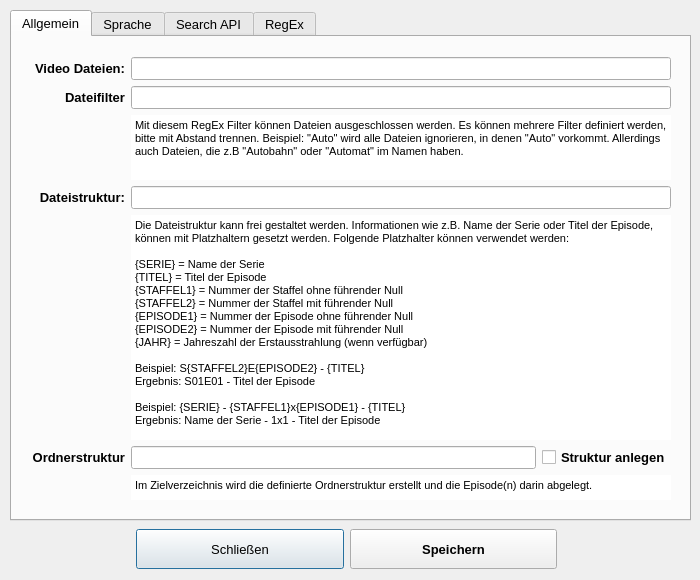
<?xml version="1.0" encoding="UTF-8"?>
<ui version="4.0">
 <class>Einstellungen</class>
 <widget class="QDialog" name="Einstellungen">
  <property name="geometry">
   <rect>
    <x>0</x>
    <y>0</y>
    <width>700</width>
    <height>580</height>
   </rect>
  </property>
  <property name="minimumSize">
   <size>
    <width>700</width>
    <height>580</height>
   </size>
  </property>
  <property name="maximumSize">
   <size>
    <width>700</width>
    <height>580</height>
   </size>
  </property>
  <property name="baseSize">
   <size>
    <width>700</width>
    <height>580</height>
   </size>
  </property>
  <property name="font">
   <font>
    <pointsize>10</pointsize>
   </font>
  </property>
  <property name="windowTitle">
   <string>Einstellungen</string>
  </property>
  <property name="modal">
   <bool>true</bool>
  </property>
  <widget class="QWidget" name="layoutWidget">
   <property name="geometry">
    <rect>
     <x>136</x>
     <y>528</y>
     <width>421</width>
     <height>42</height>
    </rect>
   </property>
   <layout class="QHBoxLayout" name="horizontalLayout">
    <item>
     <widget class="QPushButton" name="pushButton_2">
      <property name="minimumSize">
       <size>
        <width>0</width>
        <height>40</height>
       </size>
      </property>
      <property name="font">
       <font>
        <pointsize>10</pointsize>
       </font>
      </property>
      <property name="text">
       <string>Schließen</string>
      </property>
     </widget>
    </item>
    <item>
     <widget class="QPushButton" name="pushButton">
      <property name="minimumSize">
       <size>
        <width>0</width>
        <height>40</height>
       </size>
      </property>
      <property name="font">
       <font>
        <pointsize>10</pointsize>
        <weight>75</weight>
        <bold>true</bold>
       </font>
      </property>
      <property name="text">
       <string>Speichern</string>
      </property>
     </widget>
    </item>
   </layout>
  </widget>
  <widget class="QTabWidget" name="tabWidget">
   <property name="geometry">
    <rect>
     <x>10</x>
     <y>10</y>
     <width>681</width>
     <height>511</height>
    </rect>
   </property>
   <property name="font">
    <font>
     <pointsize>10</pointsize>
     <weight>50</weight>
     <bold>false</bold>
    </font>
   </property>
   <property name="tabShape">
    <enum>QTabWidget::Rounded</enum>
   </property>
   <property name="currentIndex">
    <number>0</number>
   </property>
   <widget class="QWidget" name="tab">
    <attribute name="title">
     <string>Allgemein</string>
    </attribute>
    <widget class="QWidget" name="gridLayoutWidget">
     <property name="geometry">
      <rect>
       <x>20</x>
       <y>20</y>
       <width>639</width>
       <height>443</height>
      </rect>
     </property>
     <layout class="QGridLayout" name="gridLayout">
      <property name="sizeConstraint">
       <enum>QLayout::SetMaximumSize</enum>
      </property>
      <item row="3" column="1">
       <widget class="QLineEdit" name="lineEdit_4">
        <property name="font">
         <font>
          <pointsize>10</pointsize>
         </font>
        </property>
        <property name="inputMask">
         <string notr="true"/>
        </property>
        <property name="text">
         <string notr="true"/>
        </property>
        <property name="placeholderText">
         <string notr="true"/>
        </property>
       </widget>
      </item>
      <item row="4" column="1">
       <widget class="QPlainTextEdit" name="plainTextEdit">
        <property name="font">
         <font>
          <pointsize>8</pointsize>
          <weight>50</weight>
          <bold>false</bold>
         </font>
        </property>
        <property name="contextMenuPolicy">
         <enum>Qt::NoContextMenu</enum>
        </property>
        <property name="acceptDrops">
         <bool>false</bool>
        </property>
        <property name="autoFillBackground">
         <bool>true</bool>
        </property>
        <property name="frameShape">
         <enum>QFrame::NoFrame</enum>
        </property>
        <property name="frameShadow">
         <enum>QFrame::Plain</enum>
        </property>
        <property name="lineWidth">
         <number>0</number>
        </property>
        <property name="undoRedoEnabled">
         <bool>false</bool>
        </property>
        <property name="readOnly">
         <bool>true</bool>
        </property>
        <property name="plainText">
         <string>Die Dateistruktur kann frei gestaltet werden. Informationen wie z.B. Name der Serie oder Titel der Episode, können mit Platzhaltern gesetzt werden. Folgende Platzhalter können verwendet werden:

{SERIE} = Name der Serie
{TITEL} = Titel der Episode
{STAFFEL1} = Nummer der Staffel ohne führender Null
{STAFFEL2} = Nummer der Staffel mit führender Null
{EPISODE1} = Nummer der Episode ohne führender Null
{EPISODE2} = Nummer der Episode mit führender Null
{JAHR} = Jahreszahl der Erstausstrahlung (wenn verfügbar)

Beispiel: S{STAFFEL2}E{EPISODE2} - {TITEL}
Ergebnis: S01E01 - Titel der Episode

Beispiel: {SERIE} - {STAFFEL1}x{EPISODE1} - {TITEL}
Ergebnis: Name der Serie - 1x1 - Titel der Episode</string>
        </property>
        <property name="textInteractionFlags">
         <set>Qt::NoTextInteraction</set>
        </property>
       </widget>
      </item>
      <item row="0" column="0">
       <widget class="QLabel" name="label_10">
        <property name="font">
         <font>
          <weight>75</weight>
          <bold>true</bold>
         </font>
        </property>
        <property name="text">
         <string>Video Dateien:</string>
        </property>
        <property name="alignment">
         <set>Qt::AlignRight|Qt::AlignTrailing|Qt::AlignVCenter</set>
        </property>
       </widget>
      </item>
      <item row="0" column="1">
       <widget class="QLineEdit" name="lineEdit_9">
        <property name="inputMask">
         <string notr="true"/>
        </property>
        <property name="text">
         <string notr="true"/>
        </property>
        <property name="placeholderText">
         <string notr="true"/>
        </property>
       </widget>
      </item>
      <item row="2" column="1">
       <widget class="QPlainTextEdit" name="plainTextEdit_5">
        <property name="enabled">
         <bool>true</bool>
        </property>
        <property name="maximumSize">
         <size>
          <width>16777215</width>
          <height>65</height>
         </size>
        </property>
        <property name="font">
         <font>
          <pointsize>8</pointsize>
          <weight>50</weight>
          <bold>false</bold>
         </font>
        </property>
        <property name="contextMenuPolicy">
         <enum>Qt::NoContextMenu</enum>
        </property>
        <property name="acceptDrops">
         <bool>false</bool>
        </property>
        <property name="autoFillBackground">
         <bool>true</bool>
        </property>
        <property name="frameShape">
         <enum>QFrame::NoFrame</enum>
        </property>
        <property name="frameShadow">
         <enum>QFrame::Plain</enum>
        </property>
        <property name="lineWidth">
         <number>0</number>
        </property>
        <property name="undoRedoEnabled">
         <bool>false</bool>
        </property>
        <property name="readOnly">
         <bool>true</bool>
        </property>
        <property name="plainText">
         <string>Mit diesem RegEx Filter können Dateien ausgeschlossen werden. Es können mehrere Filter definiert werden, bitte mit Abstand trennen. Beispiel: &quot;Auto&quot; wird alle Dateien ignorieren, in denen &quot;Auto&quot; vorkommt. Allerdings auch Dateien, die z.B &quot;Autobahn&quot; oder &quot;Automat&quot; im Namen haben.</string>
        </property>
        <property name="textInteractionFlags">
         <set>Qt::NoTextInteraction</set>
        </property>
       </widget>
      </item>
      <item row="1" column="1">
       <widget class="QLineEdit" name="lineEdit_14"/>
      </item>
      <item row="1" column="0">
       <widget class="QLabel" name="label_19">
        <property name="font">
         <font>
          <weight>75</weight>
          <bold>true</bold>
         </font>
        </property>
        <property name="text">
         <string>Dateifilter</string>
        </property>
        <property name="alignment">
         <set>Qt::AlignRight|Qt::AlignTrailing|Qt::AlignVCenter</set>
        </property>
       </widget>
      </item>
      <item row="3" column="0">
       <widget class="QLabel" name="label_5">
        <property name="font">
         <font>
          <pointsize>10</pointsize>
          <weight>75</weight>
          <bold>true</bold>
         </font>
        </property>
        <property name="text">
         <string>Dateistruktur:</string>
        </property>
        <property name="alignment">
         <set>Qt::AlignRight|Qt::AlignTrailing|Qt::AlignVCenter</set>
        </property>
       </widget>
      </item>
      <item row="5" column="0">
       <widget class="QLabel" name="label_20">
        <property name="font">
         <font>
          <pointsize>10</pointsize>
          <weight>75</weight>
          <bold>true</bold>
         </font>
        </property>
        <property name="text">
         <string>Ordnerstruktur</string>
        </property>
        <property name="alignment">
         <set>Qt::AlignRight|Qt::AlignTrailing|Qt::AlignVCenter</set>
        </property>
       </widget>
      </item>
      <item row="6" column="1">
       <widget class="QPlainTextEdit" name="plainTextEdit_6">
        <property name="enabled">
         <bool>true</bool>
        </property>
        <property name="maximumSize">
         <size>
          <width>16777215</width>
          <height>25</height>
         </size>
        </property>
        <property name="font">
         <font>
          <pointsize>8</pointsize>
          <weight>50</weight>
          <bold>false</bold>
         </font>
        </property>
        <property name="contextMenuPolicy">
         <enum>Qt::NoContextMenu</enum>
        </property>
        <property name="acceptDrops">
         <bool>false</bool>
        </property>
        <property name="autoFillBackground">
         <bool>true</bool>
        </property>
        <property name="frameShape">
         <enum>QFrame::NoFrame</enum>
        </property>
        <property name="frameShadow">
         <enum>QFrame::Plain</enum>
        </property>
        <property name="lineWidth">
         <number>0</number>
        </property>
        <property name="verticalScrollBarPolicy">
         <enum>Qt::ScrollBarAlwaysOff</enum>
        </property>
        <property name="horizontalScrollBarPolicy">
         <enum>Qt::ScrollBarAlwaysOff</enum>
        </property>
        <property name="undoRedoEnabled">
         <bool>false</bool>
        </property>
        <property name="readOnly">
         <bool>true</bool>
        </property>
        <property name="plainText">
         <string>Im Zielverzeichnis wird die definierte Ordnerstruktur erstellt und die Episode(n) darin abgelegt.</string>
        </property>
        <property name="textInteractionFlags">
         <set>Qt::NoTextInteraction</set>
        </property>
       </widget>
      </item>
      <item row="5" column="1">
       <layout class="QHBoxLayout" name="horizontalLayout_5">
        <item>
         <widget class="QLineEdit" name="lineEdit_15">
          <property name="font">
           <font>
            <pointsize>10</pointsize>
           </font>
          </property>
          <property name="inputMask">
           <string notr="true"/>
          </property>
          <property name="text">
           <string notr="true"/>
          </property>
          <property name="placeholderText">
           <string notr="true"/>
          </property>
         </widget>
        </item>
        <item>
         <widget class="QCheckBox" name="checkBox">
          <property name="font">
           <font>
            <weight>75</weight>
            <bold>true</bold>
           </font>
          </property>
          <property name="text">
           <string>Struktur anlegen</string>
          </property>
         </widget>
        </item>
       </layout>
      </item>
     </layout>
    </widget>
   </widget>
   <widget class="QWidget" name="tab_4">
    <attribute name="title">
     <string>Sprache</string>
    </attribute>
    <widget class="QWidget" name="gridLayoutWidget_7">
     <property name="geometry">
      <rect>
       <x>19</x>
       <y>19</y>
       <width>639</width>
       <height>429</height>
      </rect>
     </property>
     <layout class="QGridLayout" name="gridLayout_8">
      <property name="sizeConstraint">
       <enum>QLayout::SetMinimumSize</enum>
      </property>
      <item row="0" column="0">
       <widget class="QGroupBox" name="groupBox_3">
        <property name="title">
         <string>Episodensprache</string>
        </property>
        <widget class="QWidget" name="gridLayoutWidget_6">
         <property name="geometry">
          <rect>
           <x>19</x>
           <y>29</y>
           <width>599</width>
           <height>383</height>
          </rect>
         </property>
         <layout class="QGridLayout" name="gridLayout_7">
          <property name="sizeConstraint">
           <enum>QLayout::SetMaximumSize</enum>
          </property>
          <item row="1" column="1">
           <layout class="QHBoxLayout" name="horizontalLayout_2">
            <item>
             <widget class="QLineEdit" name="lineEdit_5">
              <property name="inputMask">
               <string notr="true"/>
              </property>
              <property name="text">
               <string notr="true"/>
              </property>
              <property name="maxLength">
               <number>2</number>
              </property>
              <property name="placeholderText">
               <string notr="true"/>
              </property>
             </widget>
            </item>
            <item>
             <widget class="QPushButton" name="pushButton_3">
              <property name="minimumSize">
               <size>
                <width>120</width>
                <height>0</height>
               </size>
              </property>
              <property name="maximumSize">
               <size>
                <width>120</width>
                <height>16777215</height>
               </size>
              </property>
              <property name="baseSize">
               <size>
                <width>120</width>
                <height>0</height>
               </size>
              </property>
              <property name="text">
               <string>Einfügen</string>
              </property>
             </widget>
            </item>
           </layout>
          </item>
          <item row="0" column="1">
           <layout class="QHBoxLayout" name="horizontalLayout_3">
            <item>
             <widget class="QComboBox" name="comboBox">
              <property name="font">
               <font>
                <pointsize>10</pointsize>
                <weight>50</weight>
                <bold>false</bold>
               </font>
              </property>
             </widget>
            </item>
            <item>
             <widget class="QPushButton" name="pushButton_4">
              <property name="minimumSize">
               <size>
                <width>120</width>
                <height>0</height>
               </size>
              </property>
              <property name="maximumSize">
               <size>
                <width>120</width>
                <height>16777215</height>
               </size>
              </property>
              <property name="baseSize">
               <size>
                <width>120</width>
                <height>0</height>
               </size>
              </property>
              <property name="text">
               <string>Entfernen</string>
              </property>
             </widget>
            </item>
           </layout>
          </item>
          <item row="1" column="0">
           <widget class="QLabel" name="label_11">
            <property name="font">
             <font>
              <weight>75</weight>
              <bold>true</bold>
             </font>
            </property>
            <property name="text">
             <string>Neue Sprache:</string>
            </property>
            <property name="alignment">
             <set>Qt::AlignRight|Qt::AlignTrailing|Qt::AlignVCenter</set>
            </property>
           </widget>
          </item>
          <item row="0" column="0">
           <widget class="QLabel" name="label_3">
            <property name="font">
             <font>
              <pointsize>10</pointsize>
              <weight>75</weight>
              <bold>true</bold>
             </font>
            </property>
            <property name="text">
             <string>Episodensprache: </string>
            </property>
            <property name="alignment">
             <set>Qt::AlignRight|Qt::AlignTrailing|Qt::AlignVCenter</set>
            </property>
           </widget>
          </item>
          <item row="2" column="1">
           <widget class="QPlainTextEdit" name="plainTextEdit_3">
            <property name="font">
             <font>
              <pointsize>9</pointsize>
             </font>
            </property>
            <property name="contextMenuPolicy">
             <enum>Qt::NoContextMenu</enum>
            </property>
            <property name="frameShape">
             <enum>QFrame::NoFrame</enum>
            </property>
            <property name="frameShadow">
             <enum>QFrame::Plain</enum>
            </property>
            <property name="undoRedoEnabled">
             <bool>false</bool>
            </property>
            <property name="plainText">
             <string>Es können umbegrenz viele ISO 639-1 codes hinzugefügt werden. Die Sprachcodes sind immer zweistellig, wie z.B.:

de = Deutsch
en = Englisch
es = Spanisch
fr = Französisch
it = Italenisch
ru = Russisch
ja = Japanisch

Allerdings werden nicht von jeder API alle Sprachen unterstützt. Die Unterstützung kann sich auch von Serie, Staffel oder sogar Episode unterscheiden. On eine Übersetzung vorhanden ist, zeigt die Vorschau.

Eingaben werden nicht geprüft.</string>
            </property>
            <property name="textInteractionFlags">
             <set>Qt::NoTextInteraction</set>
            </property>
           </widget>
          </item>
         </layout>
        </widget>
       </widget>
      </item>
     </layout>
    </widget>
   </widget>
   <widget class="QWidget" name="tab_3">
    <attribute name="title">
     <string>Search API</string>
    </attribute>
    <widget class="QTabWidget" name="tabWidget_2">
     <property name="geometry">
      <rect>
       <x>10</x>
       <y>10</y>
       <width>653</width>
       <height>441</height>
      </rect>
     </property>
     <property name="currentIndex">
      <number>0</number>
     </property>
     <widget class="QWidget" name="tab_5">
      <attribute name="title">
       <string>TheTVDB.com</string>
      </attribute>
      <widget class="QWidget" name="gridLayoutWidget_4">
       <property name="geometry">
        <rect>
         <x>13</x>
         <y>20</y>
         <width>623</width>
         <height>379</height>
        </rect>
       </property>
       <layout class="QGridLayout" name="gridLayout_4">
        <property name="sizeConstraint">
         <enum>QLayout::SetMaximumSize</enum>
        </property>
        <property name="spacing">
         <number>5</number>
        </property>
        <item row="0" column="0">
         <widget class="QLabel" name="label">
          <property name="font">
           <font>
            <pointsize>10</pointsize>
            <weight>75</weight>
            <bold>true</bold>
           </font>
          </property>
          <property name="layoutDirection">
           <enum>Qt::LeftToRight</enum>
          </property>
          <property name="text">
           <string>TVDB API Key: </string>
          </property>
          <property name="alignment">
           <set>Qt::AlignRight|Qt::AlignTrailing|Qt::AlignVCenter</set>
          </property>
         </widget>
        </item>
        <item row="0" column="1">
         <widget class="QLineEdit" name="lineEdit">
          <property name="font">
           <font>
            <pointsize>10</pointsize>
           </font>
          </property>
          <property name="inputMask">
           <string notr="true"/>
          </property>
          <property name="text">
           <string notr="true"/>
          </property>
          <property name="frame">
           <bool>true</bool>
          </property>
          <property name="placeholderText">
           <string notr="true"/>
          </property>
         </widget>
        </item>
        <item row="1" column="1">
         <widget class="QLineEdit" name="lineEdit_tvdb_suche">
          <property name="inputMask">
           <string notr="true"/>
          </property>
          <property name="text">
           <string notr="true"/>
          </property>
          <property name="placeholderText">
           <string notr="true"/>
          </property>
         </widget>
        </item>
        <item row="2" column="1">
         <widget class="QLineEdit" name="lineEdit_tvdb_info">
          <property name="inputMask">
           <string notr="true"/>
          </property>
          <property name="text">
           <string notr="true"/>
          </property>
          <property name="frame">
           <bool>true</bool>
          </property>
          <property name="placeholderText">
           <string notr="true"/>
          </property>
         </widget>
        </item>
        <item row="2" column="0">
         <widget class="QLabel" name="label_7">
          <property name="font">
           <font>
            <weight>75</weight>
            <bold>true</bold>
           </font>
          </property>
          <property name="text">
           <string>URL Episodendaten:</string>
          </property>
          <property name="alignment">
           <set>Qt::AlignRight|Qt::AlignTrailing|Qt::AlignVCenter</set>
          </property>
         </widget>
        </item>
        <item row="1" column="0">
         <widget class="QLabel" name="label_6">
          <property name="font">
           <font>
            <weight>75</weight>
            <bold>true</bold>
           </font>
          </property>
          <property name="text">
           <string>URL Episodensuche:</string>
          </property>
          <property name="alignment">
           <set>Qt::AlignRight|Qt::AlignTrailing|Qt::AlignVCenter</set>
          </property>
         </widget>
        </item>
        <item row="3" column="1">
         <widget class="QPushButton" name="pushButton_5">
          <property name="minimumSize">
           <size>
            <width>0</width>
            <height>35</height>
           </size>
          </property>
          <property name="maximumSize">
           <size>
            <width>16777215</width>
            <height>35</height>
           </size>
          </property>
          <property name="baseSize">
           <size>
            <width>0</width>
            <height>35</height>
           </size>
          </property>
          <property name="cursor">
           <cursorShape>PointingHandCursor</cursorShape>
          </property>
          <property name="text">
           <string>Im Browser öffnen</string>
          </property>
          <property name="iconSize">
           <size>
            <width>20</width>
            <height>20</height>
           </size>
          </property>
         </widget>
        </item>
       </layout>
      </widget>
     </widget>
     <widget class="QWidget" name="tab_6">
      <attribute name="title">
       <string>themoviedb.org</string>
      </attribute>
      <widget class="QWidget" name="gridLayoutWidget_5">
       <property name="geometry">
        <rect>
         <x>12</x>
         <y>20</y>
         <width>625</width>
         <height>379</height>
        </rect>
       </property>
       <layout class="QGridLayout" name="gridLayout_5">
        <property name="sizeConstraint">
         <enum>QLayout::SetMaximumSize</enum>
        </property>
        <property name="spacing">
         <number>5</number>
        </property>
        <item row="0" column="0">
         <widget class="QLabel" name="label_2">
          <property name="font">
           <font>
            <pointsize>10</pointsize>
            <weight>75</weight>
            <bold>true</bold>
           </font>
          </property>
          <property name="text">
           <string>TMDb API Key: </string>
          </property>
          <property name="alignment">
           <set>Qt::AlignRight|Qt::AlignTrailing|Qt::AlignVCenter</set>
          </property>
         </widget>
        </item>
        <item row="1" column="0">
         <widget class="QLabel" name="label_8">
          <property name="font">
           <font>
            <weight>75</weight>
            <bold>true</bold>
           </font>
          </property>
          <property name="text">
           <string>URL Episodensuche:</string>
          </property>
          <property name="alignment">
           <set>Qt::AlignRight|Qt::AlignTrailing|Qt::AlignVCenter</set>
          </property>
         </widget>
        </item>
        <item row="0" column="1">
         <widget class="QLineEdit" name="lineEdit_2">
          <property name="font">
           <font>
            <pointsize>10</pointsize>
           </font>
          </property>
          <property name="inputMask">
           <string notr="true"/>
          </property>
          <property name="text">
           <string notr="true"/>
          </property>
          <property name="frame">
           <bool>true</bool>
          </property>
          <property name="placeholderText">
           <string notr="true"/>
          </property>
         </widget>
        </item>
        <item row="1" column="1">
         <widget class="QLineEdit" name="lineEdit_tmdb_suche">
          <property name="inputMask">
           <string notr="true"/>
          </property>
          <property name="text">
           <string notr="true"/>
          </property>
          <property name="placeholderText">
           <string notr="true"/>
          </property>
         </widget>
        </item>
        <item row="2" column="1">
         <widget class="QLineEdit" name="lineEdit_tmdb_info">
          <property name="inputMask">
           <string notr="true"/>
          </property>
          <property name="text">
           <string notr="true"/>
          </property>
          <property name="cursorPosition">
           <number>0</number>
          </property>
          <property name="placeholderText">
           <string notr="true"/>
          </property>
         </widget>
        </item>
        <item row="2" column="0">
         <widget class="QLabel" name="label_9">
          <property name="font">
           <font>
            <weight>75</weight>
            <bold>true</bold>
           </font>
          </property>
          <property name="text">
           <string>URL Episodendaten:</string>
          </property>
          <property name="alignment">
           <set>Qt::AlignRight|Qt::AlignTrailing|Qt::AlignVCenter</set>
          </property>
         </widget>
        </item>
        <item row="3" column="1">
         <widget class="QPushButton" name="pushButton_6">
          <property name="minimumSize">
           <size>
            <width>0</width>
            <height>35</height>
           </size>
          </property>
          <property name="maximumSize">
           <size>
            <width>16777215</width>
            <height>35</height>
           </size>
          </property>
          <property name="baseSize">
           <size>
            <width>0</width>
            <height>35</height>
           </size>
          </property>
          <property name="cursor">
           <cursorShape>PointingHandCursor</cursorShape>
          </property>
          <property name="text">
           <string>Im Browser öffnen</string>
          </property>
          <property name="iconSize">
           <size>
            <width>20</width>
            <height>20</height>
           </size>
          </property>
         </widget>
        </item>
       </layout>
      </widget>
     </widget>
     <widget class="QWidget" name="tab_7">
      <attribute name="title">
       <string>TVmaze.com</string>
      </attribute>
      <widget class="QWidget" name="gridLayoutWidget_8">
       <property name="geometry">
        <rect>
         <x>12</x>
         <y>19</y>
         <width>623</width>
         <height>377</height>
        </rect>
       </property>
       <layout class="QGridLayout" name="gridLayout_6">
        <property name="sizeConstraint">
         <enum>QLayout::SetMaximumSize</enum>
        </property>
        <property name="spacing">
         <number>5</number>
        </property>
        <item row="0" column="1">
         <widget class="QLineEdit" name="lineEdit_6"/>
        </item>
        <item row="0" column="0">
         <widget class="QLabel" name="label_12">
          <property name="font">
           <font>
            <weight>75</weight>
            <bold>true</bold>
           </font>
          </property>
          <property name="text">
           <string>TVmaze API Key:</string>
          </property>
          <property name="alignment">
           <set>Qt::AlignRight|Qt::AlignTrailing|Qt::AlignVCenter</set>
          </property>
         </widget>
        </item>
        <item row="1" column="0">
         <widget class="QLabel" name="label_13">
          <property name="font">
           <font>
            <weight>75</weight>
            <bold>true</bold>
           </font>
          </property>
          <property name="text">
           <string>URL Episodensuche:</string>
          </property>
          <property name="alignment">
           <set>Qt::AlignRight|Qt::AlignTrailing|Qt::AlignVCenter</set>
          </property>
         </widget>
        </item>
        <item row="1" column="1">
         <widget class="QLineEdit" name="lineEdit_7"/>
        </item>
        <item row="2" column="0">
         <widget class="QLabel" name="label_14">
          <property name="font">
           <font>
            <weight>75</weight>
            <bold>true</bold>
           </font>
          </property>
          <property name="text">
           <string>URL Episodendaten:</string>
          </property>
          <property name="alignment">
           <set>Qt::AlignRight|Qt::AlignTrailing|Qt::AlignVCenter</set>
          </property>
         </widget>
        </item>
        <item row="2" column="1">
         <widget class="QLineEdit" name="lineEdit_8"/>
        </item>
        <item row="3" column="1">
         <widget class="QPushButton" name="pushButton_7">
          <property name="minimumSize">
           <size>
            <width>0</width>
            <height>35</height>
           </size>
          </property>
          <property name="maximumSize">
           <size>
            <width>16777215</width>
            <height>35</height>
           </size>
          </property>
          <property name="baseSize">
           <size>
            <width>0</width>
            <height>35</height>
           </size>
          </property>
          <property name="cursor">
           <cursorShape>PointingHandCursor</cursorShape>
          </property>
          <property name="text">
           <string>Im Browser öffnen</string>
          </property>
          <property name="iconSize">
           <size>
            <width>20</width>
            <height>20</height>
           </size>
          </property>
         </widget>
        </item>
       </layout>
      </widget>
     </widget>
     <widget class="QWidget" name="tab_8">
      <attribute name="title">
       <string>OMDbapi.com</string>
      </attribute>
      <widget class="QWidget" name="gridLayoutWidget_9">
       <property name="geometry">
        <rect>
         <x>12</x>
         <y>18</y>
         <width>623</width>
         <height>379</height>
        </rect>
       </property>
       <layout class="QGridLayout" name="gridLayout_9">
        <property name="sizeConstraint">
         <enum>QLayout::SetMaximumSize</enum>
        </property>
        <property name="spacing">
         <number>5</number>
        </property>
        <item row="0" column="1">
         <widget class="QLineEdit" name="lineEdit_11"/>
        </item>
        <item row="0" column="0">
         <widget class="QLabel" name="label_16">
          <property name="font">
           <font>
            <weight>75</weight>
            <bold>true</bold>
           </font>
          </property>
          <property name="text">
           <string>OMDb API Key:</string>
          </property>
          <property name="alignment">
           <set>Qt::AlignRight|Qt::AlignTrailing|Qt::AlignVCenter</set>
          </property>
         </widget>
        </item>
        <item row="2" column="1">
         <widget class="QLineEdit" name="lineEdit_13"/>
        </item>
        <item row="2" column="0">
         <widget class="QLabel" name="label_18">
          <property name="font">
           <font>
            <weight>75</weight>
            <bold>true</bold>
           </font>
          </property>
          <property name="text">
           <string>URL Episodendaten:</string>
          </property>
          <property name="alignment">
           <set>Qt::AlignRight|Qt::AlignTrailing|Qt::AlignVCenter</set>
          </property>
         </widget>
        </item>
        <item row="1" column="0">
         <widget class="QLabel" name="label_17">
          <property name="font">
           <font>
            <weight>75</weight>
            <bold>true</bold>
           </font>
          </property>
          <property name="text">
           <string>URL Episodensuche:</string>
          </property>
          <property name="alignment">
           <set>Qt::AlignRight|Qt::AlignTrailing|Qt::AlignVCenter</set>
          </property>
         </widget>
        </item>
        <item row="1" column="1">
         <widget class="QLineEdit" name="lineEdit_12"/>
        </item>
        <item row="3" column="1">
         <widget class="QPushButton" name="pushButton_8">
          <property name="minimumSize">
           <size>
            <width>0</width>
            <height>35</height>
           </size>
          </property>
          <property name="maximumSize">
           <size>
            <width>16777215</width>
            <height>35</height>
           </size>
          </property>
          <property name="baseSize">
           <size>
            <width>0</width>
            <height>35</height>
           </size>
          </property>
          <property name="cursor">
           <cursorShape>PointingHandCursor</cursorShape>
          </property>
          <property name="text">
           <string>Im Browser öffnen</string>
          </property>
          <property name="iconSize">
           <size>
            <width>20</width>
            <height>20</height>
           </size>
          </property>
         </widget>
        </item>
       </layout>
      </widget>
     </widget>
    </widget>
   </widget>
   <widget class="QWidget" name="tab_2">
    <attribute name="title">
     <string>RegEx</string>
    </attribute>
    <widget class="QWidget" name="gridLayoutWidget_3">
     <property name="geometry">
      <rect>
       <x>19</x>
       <y>19</y>
       <width>639</width>
       <height>429</height>
      </rect>
     </property>
     <layout class="QGridLayout" name="gridLayout_3">
      <property name="sizeConstraint">
       <enum>QLayout::SetMaximumSize</enum>
      </property>
      <item row="3" column="1">
       <widget class="QLineEdit" name="lineEdit_10"/>
      </item>
      <item row="3" column="0">
       <widget class="QLabel" name="label_15">
        <property name="font">
         <font>
          <weight>75</weight>
          <bold>true</bold>
         </font>
        </property>
        <property name="text">
         <string>Datei RegEx 2:</string>
        </property>
        <property name="alignment">
         <set>Qt::AlignRight|Qt::AlignTrailing|Qt::AlignVCenter</set>
        </property>
       </widget>
      </item>
      <item row="0" column="1">
       <layout class="QHBoxLayout" name="horizontalLayout_4">
        <item>
         <widget class="QLineEdit" name="lineEdit_3">
          <property name="minimumSize">
           <size>
            <width>0</width>
            <height>25</height>
           </size>
          </property>
          <property name="font">
           <font>
            <pointsize>10</pointsize>
           </font>
          </property>
          <property name="inputMask">
           <string notr="true"/>
          </property>
          <property name="text">
           <string notr="true"/>
          </property>
          <property name="placeholderText">
           <string notr="true"/>
          </property>
         </widget>
        </item>
       </layout>
      </item>
      <item row="0" column="0">
       <widget class="QLabel" name="label_4">
        <property name="font">
         <font>
          <pointsize>10</pointsize>
          <weight>75</weight>
          <bold>true</bold>
         </font>
        </property>
        <property name="text">
         <string>Datei RegEx:</string>
        </property>
        <property name="alignment">
         <set>Qt::AlignRight|Qt::AlignTrailing|Qt::AlignVCenter</set>
        </property>
       </widget>
      </item>
      <item row="2" column="1">
       <widget class="QPlainTextEdit" name="plainTextEdit_2">
        <property name="maximumSize">
         <size>
          <width>16777215</width>
          <height>100</height>
         </size>
        </property>
        <property name="font">
         <font>
          <pointsize>8</pointsize>
         </font>
        </property>
        <property name="contextMenuPolicy">
         <enum>Qt::NoContextMenu</enum>
        </property>
        <property name="acceptDrops">
         <bool>false</bool>
        </property>
        <property name="frameShape">
         <enum>QFrame::NoFrame</enum>
        </property>
        <property name="frameShadow">
         <enum>QFrame::Plain</enum>
        </property>
        <property name="lineWidth">
         <number>0</number>
        </property>
        <property name="undoRedoEnabled">
         <bool>false</bool>
        </property>
        <property name="plainText">
         <string>Datei RegEx versucht im Dateinamen die Nummer von Staffel und Episode zu finden. Diese Einstellung kann und muß für exotische Dateinamen angepaßt werden.

Ein gültiger RegEx liefert immer zwei Gruppen. Die 1. Gruppe wird als Staffel verarbeitet und 2. Gruppe als Episode.</string>
        </property>
        <property name="textInteractionFlags">
         <set>Qt::NoTextInteraction</set>
        </property>
       </widget>
      </item>
      <item row="4" column="1">
       <widget class="QPlainTextEdit" name="plainTextEdit_4">
        <property name="font">
         <font>
          <pointsize>8</pointsize>
         </font>
        </property>
        <property name="frameShape">
         <enum>QFrame::NoFrame</enum>
        </property>
        <property name="frameShadow">
         <enum>QFrame::Plain</enum>
        </property>
        <property name="lineWidth">
         <number>0</number>
        </property>
        <property name="readOnly">
         <bool>true</bool>
        </property>
        <property name="plainText">
         <string>Datei RegEx 2 dient zur Erkennung von Episodennummern. Wenn nur nach Episode und nicht nach Staffel und Episode gesucht wird, kommt RegEx 2 zum Einsatz.

Ein gültiger RegEx 2 liefert immer nur eine Gruppe. Die 1. Gruppe enthält die Episodennummer.</string>
        </property>
        <property name="textInteractionFlags">
         <set>Qt::NoTextInteraction</set>
        </property>
       </widget>
      </item>
     </layout>
    </widget>
   </widget>
  </widget>
 </widget>
 <tabstops>
  <tabstop>lineEdit_4</tabstop>
  <tabstop>plainTextEdit</tabstop>
  <tabstop>pushButton_2</tabstop>
  <tabstop>pushButton</tabstop>
 </tabstops>
 <resources/>
 <connections/>
</ui>
